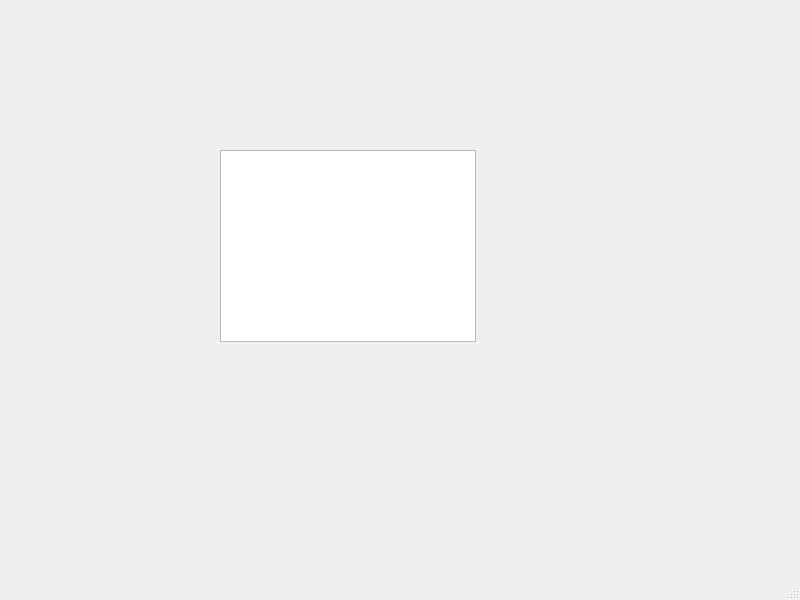
<?xml version="1.0" encoding="UTF-8"?>
<ui version="4.0">
 <class>MainWindow</class>
 <widget class="QMainWindow" name="MainWindow">
  <property name="geometry">
   <rect>
    <x>0</x>
    <y>0</y>
    <width>800</width>
    <height>600</height>
   </rect>
  </property>
  <property name="windowTitle">
   <string>MainWindow</string>
  </property>
  <widget class="QWidget" name="centralwidget">
   <widget class="QTableView" name="tableView">
    <property name="geometry">
     <rect>
      <x>220</x>
      <y>150</y>
      <width>256</width>
      <height>192</height>
     </rect>
    </property>
    <property name="sizeAdjustPolicy">
     <enum>QAbstractScrollArea::AdjustToContents</enum>
    </property>
   </widget>
  </widget>
  <widget class="QMenuBar" name="menubar">
   <property name="geometry">
    <rect>
     <x>0</x>
     <y>0</y>
     <width>800</width>
     <height>32</height>
    </rect>
   </property>
  </widget>
  <widget class="QStatusBar" name="statusbar"/>
 </widget>
 <resources/>
 <connections/>
</ui>
